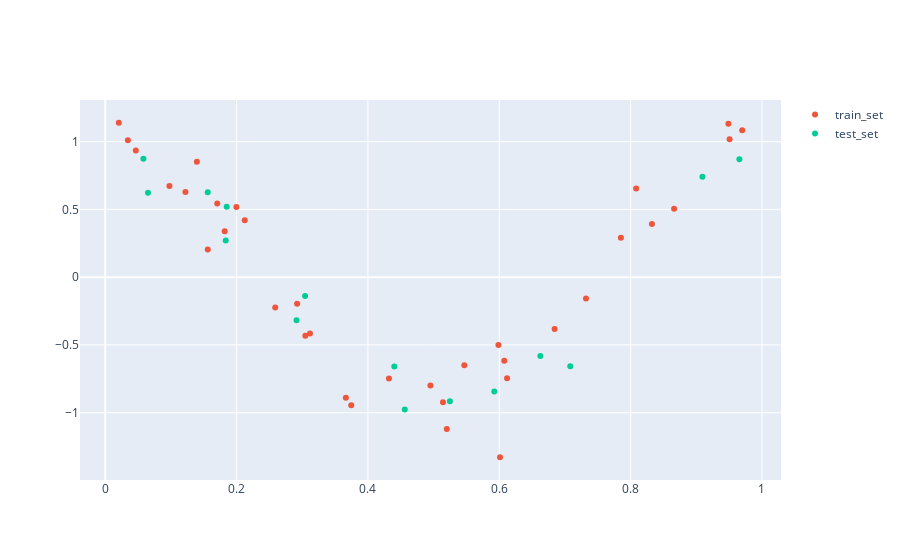

Notebook source saved alongside this figure:
### Markdown cell above
## Train / Test Split

Splitting data into train and test sets allows us to determine if the model will perform well on data it has never seen before (i.e. how well does the model generalize the underlying function?). It does not prevent issues, it only allows us to determine if there are issues with our model.

- 20% - 35% split is most common (e.g. 20% test set, 80% train set)
  - Larger test set means less data to train on and vice versa
- Sets should be statistically identical / close to identical
  - E.g. check the mean, median, distribution are similar

Used in the previous bootcamps, it is simple to do this in scikit-learn:

### Code cell
from sklearn.model_selection import train_test_split

x_train_cos, x_test_cos, y_train_cos, y_test_cos = train_test_split(
    X, y, test_size=0.3, random_state=__SEED__
)

fig = go.Figure()
fig.add_trace(go.Scatter())
fig.add_trace(go.Scatter(x=x_train_cos, y=y_train_cos, mode="markers", name="train_set"))
fig.add_trace(go.Scatter(x=x_test_cos, y=y_test_cos, mode="markers", name="test_set"))

### Figure 1 — Plotly figure (JSON) as saved in the notebook; plotly's stock layout.template omitted (floating-point values rounded to 4 significant figures)
{"data": [{"type": "scatter"}, {"mode": "markers", "name": "train_set", "type": "scatter", "x": [0.122, 0.7852, 0.9489, 0.9507, 0.2123, 0.156, 0.2588, 0.4319, 0.6011, 0.5467, 0.02058, 0.8662, 0.4952, 0.5987, 0.09767, 0.5201, 0.1818, 0.6119, 0.03439, 0.3117, 0.04645, 0.8324, 0.6075, 0.3745, 0.732, 0.1705, 0.3664, 0.2921, 0.9699, 0.3046, 0.1395, 0.8084, 0.1997, 0.5142, 0.6842], "y": [0.628, 0.2906, 1.132, 1.018, 0.4207, 0.2042, -0.223, -0.7475, -1.329, -0.6496, 1.139, 0.5051, -0.7988, -0.501, 0.6736, -1.121, 0.3384, -0.7456, 1.011, -0.4152, 0.9346, 0.3915, -0.6159, -0.9443, -0.1568, 0.5437, -0.889, -0.1955, 1.085, -0.4323, 0.8513, 0.6543, 0.5172, -0.9237, -0.3832]}, {"mode": "markers", "name": "test_set", "type": "scatter", "x": [0.1849, 0.7081, 0.5248, 0.9093, 0.2912, 0.9656, 0.4561, 0.4402, 0.5924, 0.3042, 0.1834, 0.06505, 0.6625, 0.156, 0.05808], "y": [0.5203, -0.6579, -0.9156, 0.7417, -0.318, 0.8708, -0.9765, -0.6589, -0.8433, -0.1391, 0.2709, 0.6219, -0.5822, 0.6256, 0.8739]}], "layout": {}}
